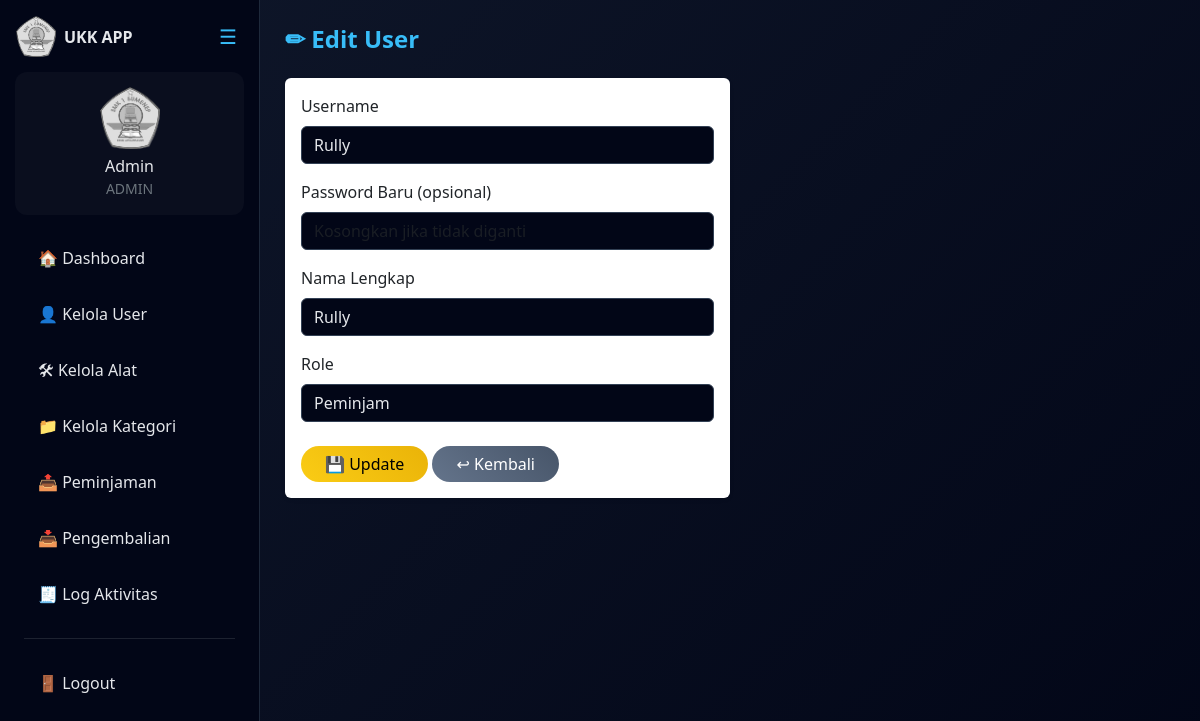
Screenshot of /ukk_peminjaman/admin/user_edit.php?id=6 (signed in) with the database file from the repository.
### tables this page shows
CREATE TABLE `users` (
  `id` int(11) NOT NULL,
  `nama` varchar(100) DEFAULT NULL,
  `username` varchar(50) DEFAULT NULL,
  `password` varchar(255) DEFAULT NULL,
  `role` enum('admin','petugas','peminjam') DEFAULT NULL
);

### ukk_peminjaman/admin/user_edit.php (the view, shortened to what this page needs)
<?php
include "../config/database.php";
$id = $_GET['id'];
$data = mysqli_fetch_assoc(mysqli_query($koneksi, "SELECT * FROM users WHERE id='$id'"));
include "../assets/layout.php";
?>
<h4 class="mb-4">✏ Edit User</h4>
<div class="card shadow-sm border-0 col-md-6">
    <div class="card-body">
        <form method="POST">
            <div class="mb-3">
                <label class="form-label">Username</label>
                <input name="username" value="<?= htmlspecialchars($data['username']) ?>" class="form-control" required>
            </div>
            <div class="mb-3">
                <label class="form-label">Password Baru (opsional)</label>
                <input name="password" type="password" class="form-control" placeholder="Kosongkan jika tidak diganti">
            </div>
            <div class="mb-3">
                <label class="form-label">Nama Lengkap</label>
                <input name="nama" value="<?= htmlspecialchars($data['nama']) ?>" class="form-control" required>
            </div>
            <div class="mb-4">
                <label class="form-label">Role</label>
                <select name="role" class="form-select" required>
                    <option value="peminjam" <?= $data['role']=='peminjam'?'selected':'' ?>>Peminjam</option>
                </select>
            </div>
            <button name="update" class="btn btn-warning rounded-pill px-4">💾 Update</button>
            <a href="user.php" class="btn btn-secondary rounded-pill px-4">↩ Kembali</a>
        </form>
    </div>
</div>
<?php include "../assets/layout_footer.php"; ?>

### ukk_peminjaman/assets/theme-dark.css (style rules this page uses)
body { background: linear-gradient(135deg, #0f172a, #020617); color: #e5e7eb; min-height: 100vh; font-family: 'Segoe UI', sans-serif; }
h3, h4, h5 { color: #38bdf8; font-weight: bold; }
.btn-warning { background: linear-gradient(45deg, #facc15, #eab308); border: none; color: black; }
.btn-secondary { background: linear-gradient(45deg, #64748b, #475569); border: none; }
input, select { background: #020617 !important; color: #e5e7eb !important; border: 1px solid #334155 !important; }

### ukk_peminjaman/assets/layout.php (style rules this page uses)
body { display: flex; min-height: 100vh; }

### rows the page displays
users: username "Rully", nama "Rully", role "Peminjam"

### other values shown
$_SESSION['nama'] "Admin"
$_SESSION['role'] "ADMIN"
